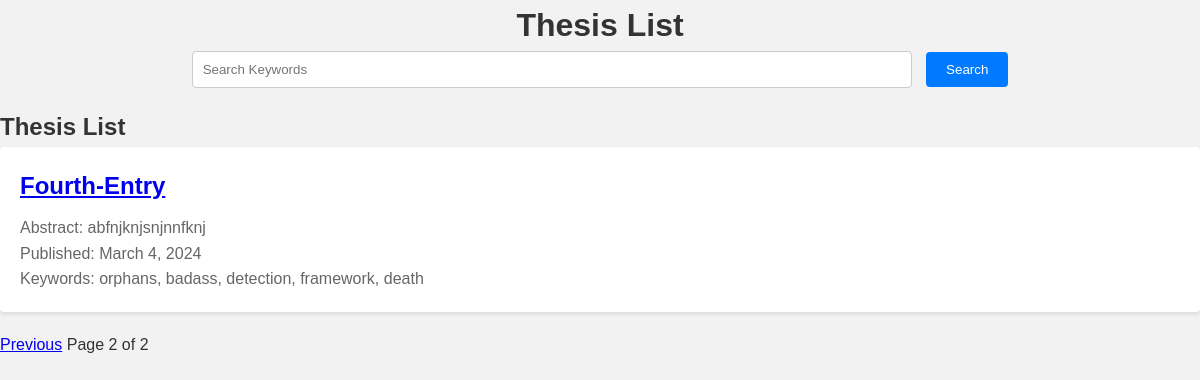
Screenshot of /thesis/?page=2 with the database file from the repository.
### content/models.py (models this page shows, shortened)
class Thesis(models.Model):
    title = models.CharField(max_length=255)
    slug = models.SlugField(max_length=255, unique=True, blank=True
                            ,unique_for_date = "published_date")
    authors = models.CharField(max_length=100)
    abstract = models.TextField()
    body = models.TextField()
    panelist = models.CharField(max_length=100)
    advisors = models.CharField(max_length=255)
    department = models.CharField(max_length=100)
    defense_date = models.DateField()
    published_date = models.DateField(default=timezone.now)
    keywords = models.CharField(max_length=255)
    status = models.CharField(
        max_length=2,
        choices=[
            ("RJ", "Rejected"),
            ("PB", "Published"),
            ("UR", "Under Review"),
        ],
        default="UR"
    )
    class Meta:
        ordering = ['-published_date']
        indexes = [
            models.Index(fields=['-published_date'])
        ]
    def get_absolute_url(self):
        return reverse('content:thesis_details', args=[self.published_date.year, self.published_date.month,self.published_date.day,self.slug])

### content/views.py (the view)
# urls.py: path('', views.show_thesis, name='thesis_list'),
def show_thesis(request):
    theses_list = Thesis.objects.all()
    paginator = Paginator(theses_list, 3)
    page_number = request.GET.get('page', 1)
    theses = paginator.page(page_number)
    return render(request, 'inner_working/list.html', {'existing_data': theses})

### content/templates/inner_working/list.html (shortened to what this page needs)
{% load static %}
<!DOCTYPE html>
<html lang="en">
<head>
    <link rel="stylesheet" href="{% static 'css/style_base.css' %}">
</head>
<body>
    <div class="head_style">
        <h1>Thesis List</h1>
        <div class="search-container">
            <form action="{% url 'content:thesis_search' %}" method="get" onsubmit="return validateSearch()">
                <input type="text" name="q" placeholder="Search Keywords" value="{{ request.GET.q }}">
                <button type="submit">Search</button>
            </form>
        </div>
    </div>
    {% if not request.GET.q and existing_data %}
    <div class="existing-data">
        <h2>Thesis List</h2>
        {% for thesis in existing_data %}
            <div class="thesis-item">
                <h2><a href="{{thesis.get_absolute_url}}">{{ thesis.title }}</a></h2>
                <p>Abstract: {{thesis.abstract }}</p>
                <p>Published: {{ thesis.published_date }}</p>
                <p>Keywords: {{ thesis.keywords }}</p>
            </div>
        {% endfor %}
        {% include "paginator.html" with page=theses%}
    </div>
    {% endif %}
</body>
</html>

### content/static/css/style_base.css (style rules this page uses)
* { box-sizing: border-box; margin: 0; padding: 0; }
body { font-family: Arial, sans-serif; background-color: #f2f2f2; color: #333; line-height: 1.6; margin: 0; padding: 0; }
.head_style { text-align: center; margin-bottom: 20px; }
h1 { color: #333; }
.search-container { margin-bottom: 20px; }
.search-container input[type="text"] { width: 60%; padding: 10px; border: 1px solid #ccc; border-radius: 4px; margin-right: 10px; }
.search-container button { padding: 10px 20px; background-color: #007bff; color: #fff; border: none; border-radius: 4px; cursor: pointer; }
.thesis-item { background-color: #fff; padding: 20px; margin-bottom: 20px; border-radius: 4px; box-shadow: 0 2px 4px rgba(0, 0, 0, 0.1); }
.thesis-item h2 { color: #333; margin-bottom: 10px; }
.thesis-item p { color: #666; }

### rows the page displays
Thesis: title "Fourth-Entry", abstract "abfnjknjsnjnnfknj", published_date "March 4, 2024", keywords "orphans, badass, detection, framework, death"

### other values shown
{{ existing_data.number }} "2"
{{ existing_data.paginator.num_pages }} "2"
